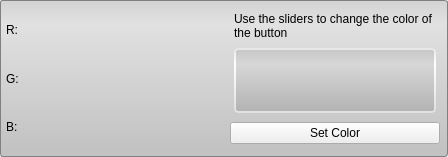
<?xml version="1.0" encoding="UTF-8"?>
<ui version="4.0">
 <class>ColorPickerWidget</class>
 <widget class="QWidget" name="ColorPickerWidget">
  <property name="geometry">
   <rect>
    <x>0</x>
    <y>0</y>
    <width>448</width>
    <height>157</height>
   </rect>
  </property>
  <property name="sizePolicy">
   <sizepolicy hsizetype="Preferred" vsizetype="Fixed">
    <horstretch>0</horstretch>
    <verstretch>0</verstretch>
   </sizepolicy>
  </property>
  <property name="windowTitle">
   <string>ColorPickerWidget</string>
  </property>
  <property name="styleSheet">
   <string notr="true">QWidget#color_sample_{
	border: 2px solid white;
	border-radius: 4px;
}

QWidget#base_{
	background-color: qlineargradient(spread:pad, x1:0.5, y1:0, x2:0.5, y2:0.960227, stop:0 rgba(211, 211, 211, 255), stop:0.155779 rgba(225, 225, 225, 255), stop:1 rgba(194, 194, 194, 255));
	border: 1px solid gray;
	border-radius: 3px;
}

QWidget#gradient_{
	background-color: qlineargradient(spread:pad, x1:0.5, y1:0, x2:0.5, y2:0.960227, stop:0 rgba(0, 0, 0, 25), stop:0.258706 rgba(40, 40, 40, 0), stop:1 rgba(0, 0, 0, 30));
	border-radius: 3px;
}</string>
  </property>
  <layout class="QHBoxLayout" name="horizontalLayout">
   <property name="spacing">
    <number>0</number>
   </property>
   <property name="margin">
    <number>0</number>
   </property>
   <item>
    <widget class="QWidget" name="base_" native="true">
     <layout class="QHBoxLayout" name="horizontalLayout_3">
      <property name="spacing">
       <number>4</number>
      </property>
      <property name="margin">
       <number>4</number>
      </property>
      <item>
       <widget class="QWidget" name="widget_2" native="true">
        <layout class="QVBoxLayout" name="verticalLayout">
         <property name="spacing">
          <number>1</number>
         </property>
         <property name="margin">
          <number>2</number>
         </property>
         <item>
          <widget class="QWidget" name="widget_17" native="true">
           <layout class="QHBoxLayout" name="r_h_layout_">
            <property name="spacing">
             <number>4</number>
            </property>
            <property name="margin">
             <number>0</number>
            </property>
            <item>
             <widget class="QLabel" name="label">
              <property name="minimumSize">
               <size>
                <width>16</width>
                <height>0</height>
               </size>
              </property>
              <property name="text">
               <string>R:</string>
              </property>
             </widget>
            </item>
           </layout>
          </widget>
         </item>
         <item>
          <widget class="QWidget" name="widget_18" native="true">
           <layout class="QHBoxLayout" name="g_h_layout_">
            <property name="spacing">
             <number>4</number>
            </property>
            <property name="margin">
             <number>0</number>
            </property>
            <item>
             <widget class="QLabel" name="label_2">
              <property name="minimumSize">
               <size>
                <width>16</width>
                <height>0</height>
               </size>
              </property>
              <property name="text">
               <string>G:</string>
              </property>
             </widget>
            </item>
           </layout>
          </widget>
         </item>
         <item>
          <widget class="QWidget" name="widget_19" native="true">
           <layout class="QHBoxLayout" name="b_h_layout_">
            <property name="spacing">
             <number>4</number>
            </property>
            <property name="margin">
             <number>0</number>
            </property>
            <item>
             <widget class="QLabel" name="label_3">
              <property name="minimumSize">
               <size>
                <width>16</width>
                <height>0</height>
               </size>
              </property>
              <property name="text">
               <string>B:</string>
              </property>
             </widget>
            </item>
           </layout>
          </widget>
         </item>
        </layout>
       </widget>
      </item>
      <item>
       <widget class="QWidget" name="widget_16" native="true">
        <layout class="QVBoxLayout" name="verticalLayout_2">
         <property name="spacing">
          <number>0</number>
         </property>
         <property name="margin">
          <number>4</number>
         </property>
         <item>
          <widget class="QWidget" name="widget_20" native="true">
           <property name="sizePolicy">
            <sizepolicy hsizetype="Preferred" vsizetype="Fixed">
             <horstretch>0</horstretch>
             <verstretch>0</verstretch>
            </sizepolicy>
           </property>
           <layout class="QHBoxLayout" name="horizontalLayout_10">
            <property name="spacing">
             <number>0</number>
            </property>
            <property name="margin">
             <number>4</number>
            </property>
            <item>
             <widget class="QLabel" name="label_4">
              <property name="text">
               <string>Use the sliders to change the color of the button</string>
              </property>
              <property name="wordWrap">
               <bool>true</bool>
              </property>
             </widget>
            </item>
           </layout>
          </widget>
         </item>
         <item>
          <widget class="QWidget" name="widget_22" native="true">
           <layout class="QHBoxLayout" name="horizontalLayout_17">
            <property name="spacing">
             <number>0</number>
            </property>
            <property name="margin">
             <number>4</number>
            </property>
            <item>
             <widget class="QWidget" name="color_sample_" native="true">
              <layout class="QHBoxLayout" name="horizontalLayout_2">
               <property name="spacing">
                <number>0</number>
               </property>
               <property name="margin">
                <number>0</number>
               </property>
               <item>
                <widget class="QWidget" name="gradient_" native="true"/>
               </item>
              </layout>
             </widget>
            </item>
           </layout>
          </widget>
         </item>
         <item>
          <widget class="QWidget" name="widget_21" native="true">
           <property name="sizePolicy">
            <sizepolicy hsizetype="Preferred" vsizetype="Fixed">
             <horstretch>0</horstretch>
             <verstretch>0</verstretch>
            </sizepolicy>
           </property>
           <property name="minimumSize">
            <size>
             <width>0</width>
             <height>32</height>
            </size>
           </property>
           <layout class="QHBoxLayout" name="horizontalLayout_16">
            <property name="spacing">
             <number>0</number>
            </property>
            <property name="margin">
             <number>0</number>
            </property>
            <item>
             <widget class="QPushButton" name="set_color_button_">
              <property name="text">
               <string>Set Color</string>
              </property>
             </widget>
            </item>
           </layout>
          </widget>
         </item>
        </layout>
       </widget>
      </item>
     </layout>
    </widget>
   </item>
  </layout>
 </widget>
 <resources/>
 <connections/>
</ui>
